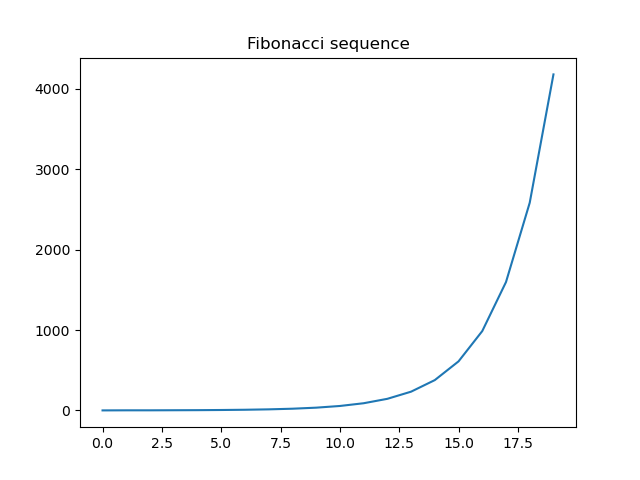

This figure's Python source:
import pylab as plt

def fib(n):
    if n == 0:
        return 0
    elif n == 1 or n == 2:
        return 1
    else:
        return fib(n-1) + fib(n-2)

def gatherFibs(n):
    inputs = list(range(n))
    results = []
    for i in range(n):
        results.append(fib(i))
    return inputs, results

def displayFibs(n):
    (xvals, yvals) = gatherFibs(n)
    plt.figure('fibs')
    plt.plot(xvals, yvals, label = 'fibonacci')
    plt.title('Fibonacci sequence')
    return (xvals, yvals)


print(displayFibs(20))
plt.show()
